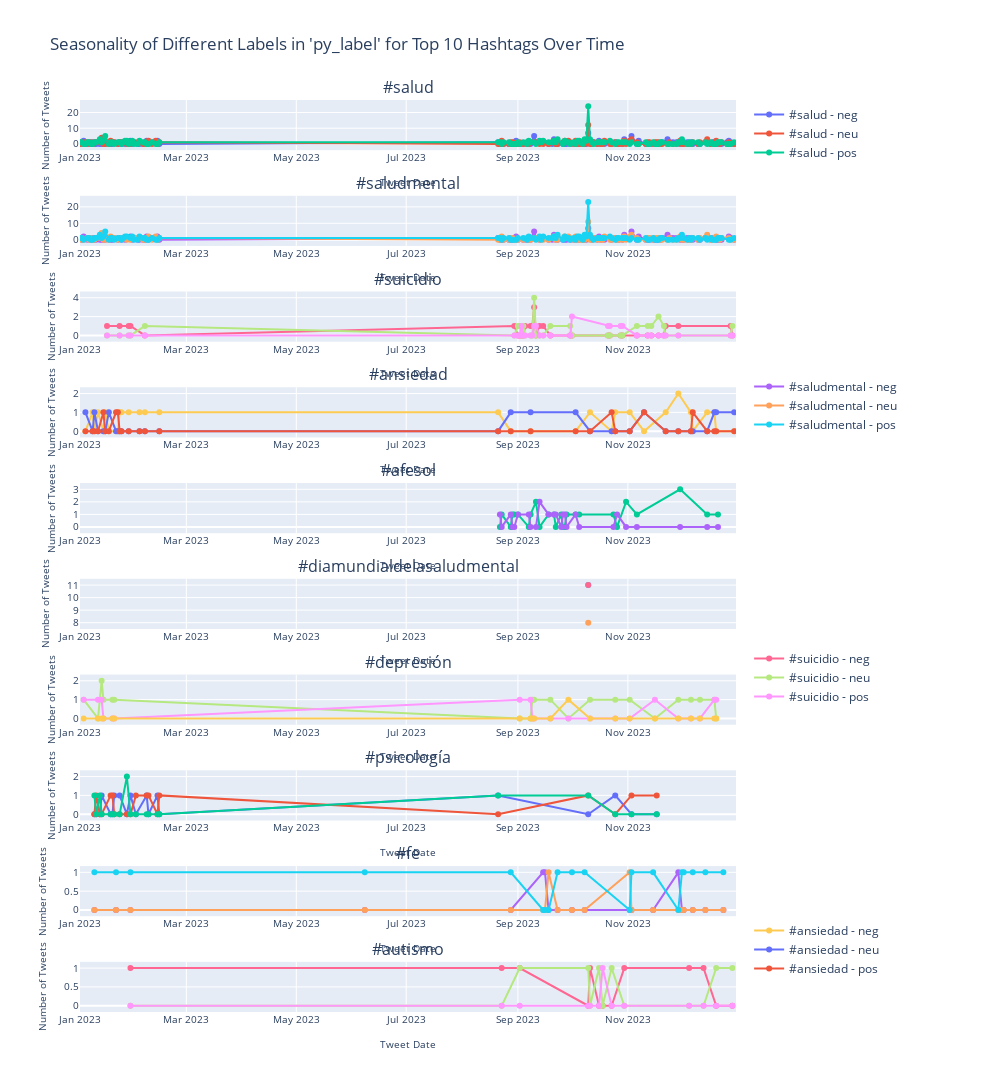

Here is the notebook cell this chart was saved with:
### Markdown cell above
## Top 10 Hashtags seasonality based on sentiment

### Code cell
# Create subplots
fig = make_subplots(rows=10, cols=1, subplot_titles=top_hashtags_list)

# Generate a plot for each of the top 10 hashtags
for i, hashtag in enumerate(top_hashtags_list):
    row = i + 1

    # Filter the DataFrame for the current hashtag
    hashtag_df = df_spanish[df_spanish['Combined_Hashtags'].str.contains(hashtag, na=False)]

    # Group by date and py_label, then unstack to get counts per label per day
    hashtag_label_counts = hashtag_df.groupby(['Tweet_Date_Only', 'py_label']).size().unstack(fill_value=0)

    # Add trace for each label
    for label in hashtag_label_counts.columns:
        fig.add_trace(
            go.Scatter(x=hashtag_label_counts.index, y=hashtag_label_counts[label], mode='lines+markers', name=f"{hashtag} - {label}", legendgroup=f'{i+1}'),
            row=row, col=1
        )


# Define the range for the x-axis to only span the year 2023
xaxis_range = ['2023-01-01', '2023-12-31']

# Update layout with smaller font sizes for axes
fig.update_layout(
    height=2700,
    width=1000,
    title_text="Seasonality of Different Labels in 'py_label' for Top 10 Hashtags Over Time",
    xaxis=dict(title_text="Tweet Date", title_font=dict(size=10), tickfont=dict(size=10)),
    yaxis=dict(title_text="Number of Tweets", title_font=dict(size=10), tickfont=dict(size=10)),
    legend_tracegroupgap=215
)

# Adjust xaxes and yaxes for all subplots and set the range for x-axis
for i in range(1, 11):
    fig.update_xaxes(title_text="Tweet Date", row=i, col=1, title_font=dict(size=10), tickfont=dict(size=10), range=xaxis_range)
    fig.update_yaxes(title_text="Number of Tweets", row=i, col=1, title_font=dict(size=10), tickfont=dict(size=10))

fig.show()

### Figure 1 — Plotly figure (JSON) as saved in the notebook; plotly's stock layout.template omitted (floating-point values rounded to 4 significant figures; data arrays with more than 128 entries replaced by an {"elided": "..."} marker saying what was removed)
{"data": [{"legendgroup": "1", "mode": "lines+markers", "name": "#salud - neg", "type": "scatter", "x": {"elided": "133 str values"}, "xaxis": "x", "y": {"elided": "133 int values"}, "yaxis": "y"}, {"legendgroup": "1", "mode": "lines+markers", "name": "#salud - neu", "type": "scatter", "x": {"elided": "133 str values"}, "xaxis": "x", "y": {"elided": "133 int values"}, "yaxis": "y"}, {"legendgroup": "1", "mode": "lines+markers", "name": "#salud - pos", "type": "scatter", "x": {"elided": "133 str values"}, "xaxis": "x", "y": {"elided": "133 int values"}, "yaxis": "y"}, {"legendgroup": "2", "mode": "lines+markers", "name": "#saludmental - neg", "type": "scatter", "x": {"elided": "129 str values"}, "xaxis": "x2", "y": {"elided": "129 int values"}, "yaxis": "y2"}, {"legendgroup": "2", "mode": "lines+markers", "name": "#saludmental - neu", "type": "scatter", "x": {"elided": "129 str values"}, "xaxis": "x2", "y": {"elided": "129 int values"}, "yaxis": "y2"}, {"legendgroup": "2", "mode": "lines+markers", "name": "#saludmental - pos", "type": "scatter", "x": {"elided": "129 str values"}, "xaxis": "x2", "y": {"elided": "129 int values"}, "yaxis": "y2"}, {"legendgroup": "3", "mode": "lines+markers", "name": "#suicidio - neg", "type": "scatter", "x": ["2023-01-16T00:00:00", "2023-01-23T00:00:00", "2023-01-28T00:00:00", "2023-01-29T00:00:00", "2023-02-06T00:00:00", "2023-08-30T00:00:00", "2023-09-01T00:00:00", "2023-09-02T00:00:00", "2023-09-03T00:00:00", "2023-09-04T00:00:00", "2023-09-05T00:00:00", "2023-09-08T00:00:00", "2023-09-09T00:00:00", "2023-09-10T00:00:00", "2023-09-11T00:00:00", "2023-09-13T00:00:00", "2023-09-15T00:00:00", "2023-09-19T00:00:00", "2023-09-30T00:00:00", "2023-10-01T00:00:00", "2023-10-21T00:00:00", "2023-10-22T00:00:00", "2023-10-28T00:00:00", "2023-10-29T00:00:00", "2023-11-06T00:00:00", "2023-11-12T00:00:00", "2023-11-14T00:00:00", "2023-11-18T00:00:00", "2023-11-21T00:00:00", "2023-11-22T00:00:00", "2023-11-29T00:00:00", "2023-12-28T00:00:00", "2023-12-29T00:00:00"], "xaxis": "x3", "y": [1, 1, 1, 1, 0, 1, 0, 0, 0, 0, 1, 1, 1, 3, 0, 1, 1, 0, 0, 0, 0, 0, 0, 0, 0, 0, 0, 0, 0, 1, 1, 1, 0], "yaxis": "y3"}, {"legendgroup": "3", "mode": "lines+markers", "name": "#suicidio - neu", "type": "scatter", "x": ["2023-01-16T00:00:00", "2023-01-23T00:00:00", "2023-01-28T00:00:00", "2023-01-29T00:00:00", "2023-02-06T00:00:00", "2023-08-30T00:00:00", "2023-09-01T00:00:00", "2023-09-02T00:00:00", "2023-09-03T00:00:00", "2023-09-04T00:00:00", "2023-09-05T00:00:00", "2023-09-08T00:00:00", "2023-09-09T00:00:00", "2023-09-10T00:00:00", "2023-09-11T00:00:00", "2023-09-13T00:00:00", "2023-09-15T00:00:00", "2023-09-19T00:00:00", "2023-09-30T00:00:00", "2023-10-01T00:00:00", "2023-10-21T00:00:00", "2023-10-22T00:00:00", "2023-10-28T00:00:00", "2023-10-29T00:00:00", "2023-11-06T00:00:00", "2023-11-12T00:00:00", "2023-11-14T00:00:00", "2023-11-18T00:00:00", "2023-11-21T00:00:00", "2023-11-22T00:00:00", "2023-11-29T00:00:00", "2023-12-28T00:00:00", "2023-12-29T00:00:00"], "xaxis": "x3", "y": [0, 0, 0, 0, 1, 0, 1, 1, 0, 1, 0, 0, 0, 4, 0, 0, 0, 1, 1, 0, 0, 0, 0, 0, 1, 1, 1, 2, 1, 0, 0, 0, 1], "yaxis": "y3"}, {"legendgroup": "3", "mode": "lines+markers", "name": "#suicidio - pos", "type": "scatter", "x": ["2023-01-16T00:00:00", "2023-01-23T00:00:00", "2023-01-28T00:00:00", "2023-01-29T00:00:00", "2023-02-06T00:00:00", "2023-08-30T00:00:00", "2023-09-01T00:00:00", "2023-09-02T00:00:00", "2023-09-03T00:00:00", "2023-09-04T00:00:00", "2023-09-05T00:00:00", "2023-09-08T00:00:00", "2023-09-09T00:00:00", "2023-09-10T00:00:00", "2023-09-11T00:00:00", "2023-09-13T00:00:00", "2023-09-15T00:00:00", "2023-09-19T00:00:00", "2023-09-30T00:00:00", "2023-10-01T00:00:00", "2023-10-21T00:00:00", "2023-10-22T00:00:00", "2023-10-28T00:00:00", "2023-10-29T00:00:00", "2023-11-06T00:00:00", "2023-11-12T00:00:00", "2023-11-14T00:00:00", "2023-11-18T00:00:00", "2023-11-21T00:00:00", "2023-11-22T00:00:00", "2023-11-29T00:00:00", "2023-12-28T00:00:00", "2023-12-29T00:00:00"], "xaxis": "x3", "y": [0, 0, 0, 0, 0, 0, 0, 0, 1, 0, 0, 0, 0, 1, 1, 0, 0, 0, 0, 2, 1, 1, 1, 1, 0, 0, 0, 0, 0, 0, 0, 0, 0], "yaxis": "y3"}, {"legendgroup": "4", "mode": "lines+markers", "name": "#ansiedad - neg", "type": "scatter", "x": ["2023-01-04T00:00:00", "2023-01-08T00:00:00", "2023-01-09T00:00:00", "2023-01-11T00:00:00", "2023-01-14T00:00:00", "2023-01-15T00:00:00", "2023-01-17T00:00:00", "2023-01-21T00:00:00", "2023-01-22T00:00:00", "2023-01-23T00:00:00", "2023-01-24T00:00:00", "2023-01-28T00:00:00", "2023-02-03T00:00:00", "2023-02-06T00:00:00", "2023-02-14T00:00:00", "2023-08-21T00:00:00", "2023-08-28T00:00:00", "2023-09-08T00:00:00", "2023-10-03T00:00:00", "2023-10-11T00:00:00", "2023-10-23T00:00:00", "2023-10-25T00:00:00", "2023-11-02T00:00:00", "2023-11-10T00:00:00", "2023-11-22T00:00:00", "2023-11-29T00:00:00", "2023-12-06T00:00:00", "2023-12-07T00:00:00", "2023-12-15T00:00:00", "2023-12-19T00:00:00", "2023-12-20T00:00:00", "2023-12-30T00:00:00"], "xaxis": "x4", "y": [0, 1, 0, 1, 0, 1, 0, 0, 0, 1, 1, 1, 1, 1, 1, 1, 0, 0, 0, 1, 0, 1, 1, 0, 1, 2, 1, 0, 1, 1, 0, 0], "yaxis": "y4"}, {"legendgroup": "4", "mode": "lines+markers", "name": "#ansiedad - neu", "type": "scatter", "x": ["2023-01-04T00:00:00", "2023-01-08T00:00:00", "2023-01-09T00:00:00", "2023-01-11T00:00:00", "2023-01-14T00:00:00", "2023-01-15T00:00:00", "2023-01-17T00:00:00", "2023-01-21T00:00:00", "2023-01-22T00:00:00", "2023-01-23T00:00:00", "2023-01-24T00:00:00", "2023-01-28T00:00:00", "2023-02-03T00:00:00", "2023-02-06T00:00:00", "2023-02-14T00:00:00", "2023-08-21T00:00:00", "2023-08-28T00:00:00", "2023-09-08T00:00:00", "2023-10-03T00:00:00", "2023-10-11T00:00:00", "2023-10-23T00:00:00", "2023-10-25T00:00:00", "2023-11-02T00:00:00", "2023-11-10T00:00:00", "2023-11-22T00:00:00", "2023-11-29T00:00:00", "2023-12-06T00:00:00", "2023-12-07T00:00:00", "2023-12-15T00:00:00", "2023-12-19T00:00:00", "2023-12-20T00:00:00", "2023-12-30T00:00:00"], "xaxis": "x4", "y": [1, 0, 1, 0, 0, 0, 1, 0, 0, 0, 0, 0, 0, 0, 0, 0, 1, 1, 1, 0, 0, 0, 0, 1, 0, 0, 0, 0, 0, 1, 1, 1], "yaxis": "y4"}, {"legendgroup": "4", "mode": "lines+markers", "name": "#ansiedad - pos", "type": "scatter", "x": ["2023-01-04T00:00:00", "2023-01-08T00:00:00", "2023-01-09T00:00:00", "2023-01-11T00:00:00", "2023-01-14T00:00:00", "2023-01-15T00:00:00", "2023-01-17T00:00:00", "2023-01-21T00:00:00", "2023-01-22T00:00:00", "2023-01-23T00:00:00", "2023-01-24T00:00:00", "2023-01-28T00:00:00", "2023-02-03T00:00:00", "2023-02-06T00:00:00", "2023-02-14T00:00:00", "2023-08-21T00:00:00", "2023-08-28T00:00:00", "2023-09-08T00:00:00", "2023-10-03T00:00:00", "2023-10-11T00:00:00", "2023-10-23T00:00:00", "2023-10-25T00:00:00", "2023-11-02T00:00:00", "2023-11-10T00:00:00", "2023-11-22T00:00:00", "2023-11-29T00:00:00", "2023-12-06T00:00:00", "2023-12-07T00:00:00", "2023-12-15T00:00:00", "2023-12-19T00:00:00", "2023-12-20T00:00:00", "2023-12-30T00:00:00"], "xaxis": "x4", "y": [0, 0, 0, 0, 1, 0, 0, 1, 1, 0, 0, 0, 0, 0, 0, 0, 0, 0, 0, 0, 1, 0, 0, 1, 0, 0, 0, 1, 0, 0, 0, 0], "yaxis": "y4"}, {"legendgroup": "5", "mode": "lines+markers", "name": "#afesol - neu", "type": "scatter", "x": ["2023-08-22T00:00:00", "2023-08-23T00:00:00", "2023-08-28T00:00:00", "2023-08-29T00:00:00", "2023-08-30T00:00:00", "2023-09-01T00:00:00", "2023-09-07T00:00:00", "2023-09-08T00:00:00", "2023-09-11T00:00:00", "2023-09-13T00:00:00", "2023-09-18T00:00:00", "2023-09-21T00:00:00", "2023-09-22T00:00:00", "2023-09-25T00:00:00", "2023-09-26T00:00:00", "2023-09-27T00:00:00", "2023-09-28T00:00:00", "2023-10-03T00:00:00", "2023-10-05T00:00:00", "2023-10-24T00:00:00", "2023-10-26T00:00:00", "2023-10-31T00:00:00", "2023-11-06T00:00:00", "2023-11-30T00:00:00", "2023-12-15T00:00:00", "2023-12-21T00:00:00"], "xaxis": "x5", "y": [0, 1, 0, 1, 1, 1, 0, 1, 2, 0, 1, 1, 0, 1, 0, 0, 1, 1, 1, 1, 0, 2, 1, 3, 1, 1], "yaxis": "y5"}, {"legendgroup": "5", "mode": "lines+markers", "name": "#afesol - pos", "type": "scatter", "x": ["2023-08-22T00:00:00", "2023-08-23T00:00:00", "2023-08-28T00:00:00", "2023-08-29T00:00:00", "2023-08-30T00:00:00", "2023-09-01T00:00:00", "2023-09-07T00:00:00", "2023-09-08T00:00:00", "2023-09-11T00:00:00", "2023-09-13T00:00:00", "2023-09-18T00:00:00", "2023-09-21T00:00:00", "2023-09-22T00:00:00", "2023-09-25T00:00:00", "2023-09-26T00:00:00", "2023-09-27T00:00:00", "2023-09-28T00:00:00", "2023-10-03T00:00:00", "2023-10-05T00:00:00", "2023-10-24T00:00:00", "2023-10-26T00:00:00", "2023-10-31T00:00:00", "2023-11-06T00:00:00", "2023-11-30T00:00:00", "2023-12-15T00:00:00", "2023-12-21T00:00:00"], "xaxis": "x5", "y": [1, 0, 1, 0, 0, 1, 1, 0, 0, 2, 1, 1, 1, 0, 1, 1, 0, 1, 0, 0, 1, 0, 0, 0, 0, 0], "yaxis": "y5"}, {"legendgroup": "6", "mode": "lines+markers", "name": "#diamundialdelasaludmental - neg", "type": "scatter", "x": ["2023-10-10T00:00:00"], "xaxis": "x6", "y": [8], "yaxis": "y6"}, {"legendgroup": "6", "mode": "lines+markers", "name": "#diamundialdelasaludmental - neu", "type": "scatter", "x": ["2023-10-10T00:00:00"], "xaxis": "x6", "y": [11], "yaxis": "y6"}, {"legendgroup": "6", "mode": "lines+markers", "name": "#diamundialdelasaludmental - pos", "type": "scatter", "x": ["2023-10-10T00:00:00"], "xaxis": "x6", "y": [11], "yaxis": "y6"}, {"legendgroup": "7", "mode": "lines+markers", "name": "#depresión - neg", "type": "scatter", "x": ["2023-01-03T00:00:00", "2023-01-11T00:00:00", "2023-01-13T00:00:00", "2023-01-14T00:00:00", "2023-01-19T00:00:00", "2023-01-20T00:00:00", "2023-09-02T00:00:00", "2023-09-08T00:00:00", "2023-09-09T00:00:00", "2023-09-10T00:00:00", "2023-09-19T00:00:00", "2023-09-29T00:00:00", "2023-10-11T00:00:00", "2023-10-25T00:00:00", "2023-11-02T00:00:00", "2023-11-16T00:00:00", "2023-11-29T00:00:00", "2023-12-06T00:00:00", "2023-12-11T00:00:00", "2023-12-19T00:00:00", "2023-12-20T00:00:00"], "xaxis": "x7", "y": [1, 0, 2, 1, 1, 1, 0, 0, 1, 1, 1, 0, 1, 1, 1, 0, 1, 1, 1, 1, 0], "yaxis": "y7"}, {"legendgroup": "7", "mode": "lines+markers", "name": "#depresión - neu", "type": "scatter", "x": ["2023-01-03T00:00:00", "2023-01-11T00:00:00", "2023-01-13T00:00:00", "2023-01-14T00:00:00", "2023-01-19T00:00:00", "2023-01-20T00:00:00", "2023-09-02T00:00:00", "2023-09-08T00:00:00", "2023-09-09T00:00:00", "2023-09-10T00:00:00", "2023-09-19T00:00:00", "2023-09-29T00:00:00", "2023-10-11T00:00:00", "2023-10-25T00:00:00", "2023-11-02T00:00:00", "2023-11-16T00:00:00", "2023-11-29T00:00:00", "2023-12-06T00:00:00", "2023-12-11T00:00:00", "2023-12-19T00:00:00", "2023-12-20T00:00:00"], "xaxis": "x7", "y": [1, 1, 1, 0, 0, 0, 1, 1, 0, 0, 0, 0, 0, 0, 0, 1, 0, 0, 0, 1, 1], "yaxis": "y7"}, {"legendgroup": "7", "mode": "lines+markers", "name": "#depresión - pos", "type": "scatter", "x": ["2023-01-03T00:00:00", "2023-01-11T00:00:00", "2023-01-13T00:00:00", "2023-01-14T00:00:00", "2023-01-19T00:00:00", "2023-01-20T00:00:00", "2023-09-02T00:00:00", "2023-09-08T00:00:00", "2023-09-09T00:00:00", "2023-09-10T00:00:00", "2023-09-19T00:00:00", "2023-09-29T00:00:00", "2023-10-11T00:00:00", "2023-10-25T00:00:00", "2023-11-02T00:00:00", "2023-11-16T00:00:00", "2023-11-29T00:00:00", "2023-12-06T00:00:00", "2023-12-11T00:00:00", "2023-12-19T00:00:00", "2023-12-20T00:00:00"], "xaxis": "x7", "y": [0, 0, 0, 0, 0, 0, 0, 0, 0, 0, 0, 1, 0, 0, 0, 0, 0, 0, 0, 0, 0], "yaxis": "y7"}, {"legendgroup": "8", "mode": "lines+markers", "name": "#psicología - neg", "type": "scatter", "x": ["2023-01-09T00:00:00", "2023-01-10T00:00:00", "2023-01-12T00:00:00", "2023-01-13T00:00:00", "2023-01-18T00:00:00", "2023-01-19T00:00:00", "2023-01-20T00:00:00", "2023-01-23T00:00:00", "2023-01-27T00:00:00", "2023-01-29T00:00:00", "2023-02-01T00:00:00", "2023-02-07T00:00:00", "2023-02-08T00:00:00", "2023-02-13T00:00:00", "2023-02-14T00:00:00", "2023-08-21T00:00:00", "2023-10-10T00:00:00", "2023-10-25T00:00:00", "2023-11-03T00:00:00", "2023-11-17T00:00:00"], "xaxis": "x8", "y": [0, 0, 0, 1, 0, 0, 1, 1, 0, 1, 0, 1, 0, 1, 0, 1, 0, 1, 0, 0], "yaxis": "y8"}, {"legendgroup": "8", "mode": "lines+markers", "name": "#psicología - neu", "type": "scatter", "x": ["2023-01-09T00:00:00", "2023-01-10T00:00:00", "2023-01-12T00:00:00", "2023-01-13T00:00:00", "2023-01-18T00:00:00", "2023-01-19T00:00:00", "2023-01-20T00:00:00", "2023-01-23T00:00:00", "2023-01-27T00:00:00", "2023-01-29T00:00:00", "2023-02-01T00:00:00", "2023-02-07T00:00:00", "2023-02-08T00:00:00", "2023-02-13T00:00:00", "2023-02-14T00:00:00", "2023-08-21T00:00:00", "2023-10-10T00:00:00", "2023-10-25T00:00:00", "2023-11-03T00:00:00", "2023-11-17T00:00:00"], "xaxis": "x8", "y": [0, 1, 0, 0, 1, 1, 0, 0, 0, 0, 1, 1, 1, 0, 1, 0, 1, 0, 1, 1], "yaxis": "y8"}, {"legendgroup": "8", "mode": "lines+markers", "name": "#psicología - pos", "type": "scatter", "x": ["2023-01-09T00:00:00", "2023-01-10T00:00:00", "2023-01-12T00:00:00", "2023-01-13T00:00:00", "2023-01-18T00:00:00", "2023-01-19T00:00:00", "2023-01-20T00:00:00", "2023-01-23T00:00:00", "2023-01-27T00:00:00", "2023-01-29T00:00:00", "2023-02-01T00:00:00", "2023-02-07T00:00:00", "2023-02-08T00:00:00", "2023-02-13T00:00:00", "2023-02-14T00:00:00", "2023-08-21T00:00:00", "2023-10-10T00:00:00", "2023-10-25T00:00:00", "2023-11-03T00:00:00", "2023-11-17T00:00:00"], "xaxis": "x8", "y": [1, 0, 1, 0, 0, 0, 0, 0, 2, 0, 0, 0, 0, 0, 0, 1, 1, 0, 0, 0], "yaxis": "y8"}, {"legendgroup": "9", "mode": "lines+markers", "name": "#fe - neg", "type": "scatter", "x": ["2023-01-09T00:00:00", "2023-01-21T00:00:00", "2023-01-29T00:00:00", "2023-06-08T00:00:00", "2023-08-28T00:00:00", "2023-09-15T00:00:00", "2023-09-16T00:00:00", "2023-09-18T00:00:00", "2023-09-23T00:00:00", "2023-10-01T00:00:00", "2023-10-08T00:00:00", "2023-11-02T00:00:00", "2023-11-03T00:00:00", "2023-11-15T00:00:00", "2023-11-29T00:00:00", "2023-12-01T00:00:00", "2023-12-02T00:00:00", "2023-12-07T00:00:00", "2023-12-14T00:00:00", "2023-12-24T00:00:00"], "xaxis": "x9", "y": [0, 0, 0, 0, 0, 1, 1, 0, 0, 0, 0, 0, 0, 0, 1, 0, 0, 0, 0, 0], "yaxis": "y9"}, {"legendgroup": "9", "mode": "lines+markers", "name": "#fe - neu", "type": "scatter", "x": ["2023-01-09T00:00:00", "2023-01-21T00:00:00", "2023-01-29T00:00:00", "2023-06-08T00:00:00", "2023-08-28T00:00:00", "2023-09-15T00:00:00", "2023-09-16T00:00:00", "2023-09-18T00:00:00", "2023-09-23T00:00:00", "2023-10-01T00:00:00", "2023-10-08T00:00:00", "2023-11-02T00:00:00", "2023-11-03T00:00:00", "2023-11-15T00:00:00", "2023-11-29T00:00:00", "2023-12-01T00:00:00", "2023-12-02T00:00:00", "2023-12-07T00:00:00", "2023-12-14T00:00:00", "2023-12-24T00:00:00"], "xaxis": "x9", "y": [0, 0, 0, 0, 0, 0, 0, 1, 0, 0, 0, 1, 0, 0, 0, 0, 0, 0, 0, 0], "yaxis": "y9"}, {"legendgroup": "9", "mode": "lines+markers", "name": "#fe - pos", "type": "scatter", "x": ["2023-01-09T00:00:00", "2023-01-21T00:00:00", "2023-01-29T00:00:00", "2023-06-08T00:00:00", "2023-08-28T00:00:00", "2023-09-15T00:00:00", "2023-09-16T00:00:00", "2023-09-18T00:00:00", "2023-09-23T00:00:00", "2023-10-01T00:00:00", "2023-10-08T00:00:00", "2023-11-02T00:00:00", "2023-11-03T00:00:00", "2023-11-15T00:00:00", "2023-11-29T00:00:00", "2023-12-01T00:00:00", "2023-12-02T00:00:00", "2023-12-07T00:00:00", "2023-12-14T00:00:00", "2023-12-24T00:00:00"], "xaxis": "x9", "y": [1, 1, 1, 1, 1, 0, 0, 0, 1, 1, 1, 0, 1, 1, 0, 1, 1, 1, 1, 1], "yaxis": "y9"}, {"legendgroup": "10", "mode": "lines+markers", "name": "#autismo - neg", "type": "scatter", "x": ["2023-01-29T00:00:00", "2023-08-23T00:00:00", "2023-09-02T00:00:00", "2023-10-10T00:00:00", "2023-10-11T00:00:00", "2023-10-16T00:00:00", "2023-10-18T00:00:00", "2023-10-23T00:00:00", "2023-10-30T00:00:00", "2023-12-05T00:00:00", "2023-12-13T00:00:00", "2023-12-20T00:00:00", "2023-12-29T00:00:00"], "xaxis": "x10", "y": [1, 1, 1, 0, 1, 0, 0, 0, 1, 1, 1, 0, 0], "yaxis": "y10"}, {"legendgroup": "10", "mode": "lines+markers", "name": "#autismo - neu", "type": "scatter", "x": ["2023-01-29T00:00:00", "2023-08-23T00:00:00", "2023-09-02T00:00:00", "2023-10-10T00:00:00", "2023-10-11T00:00:00", "2023-10-16T00:00:00", "2023-10-18T00:00:00", "2023-10-23T00:00:00", "2023-10-30T00:00:00", "2023-12-05T00:00:00", "2023-12-13T00:00:00", "2023-12-20T00:00:00", "2023-12-29T00:00:00"], "xaxis": "x10", "y": [0, 0, 1, 1, 0, 1, 0, 1, 0, 0, 0, 1, 1], "yaxis": "y10"}, {"legendgroup": "10", "mode": "lines+markers", "name": "#autismo - pos", "type": "scatter", "x": ["2023-01-29T00:00:00", "2023-08-23T00:00:00", "2023-09-02T00:00:00", "2023-10-10T00:00:00", "2023-10-11T00:00:00", "2023-10-16T00:00:00", "2023-10-18T00:00:00", "2023-10-23T00:00:00", "2023-10-30T00:00:00", "2023-12-05T00:00:00", "2023-12-13T00:00:00", "2023-12-20T00:00:00", "2023-12-29T00:00:00"], "xaxis": "x10", "y": [0, 0, 0, 0, 0, 0, 1, 0, 0, 0, 0, 0, 0], "yaxis": "y10"}], "layout": {"annotations": [{"font": {"size": 16}, "showarrow": false, "text": "#salud", "x": 0.5, "xanchor": "center", "xref": "paper", "y": 1, "yanchor": "bottom", "yref": "paper"}, {"font": {"size": 16}, "showarrow": false, "text": "#saludmental", "x": 0.5, "xanchor": "center", "xref": "paper", "y": 0.895, "yanchor": "bottom", "yref": "paper"}, {"font": {"size": 16}, "showarrow": false, "text": "#suicidio", "x": 0.5, "xanchor": "center", "xref": "paper", "y": 0.79, "yanchor": "bottom", "yref": "paper"}, {"font": {"size": 16}, "showarrow": false, "text": "#ansiedad", "x": 0.5, "xanchor": "center", "xref": "paper", "y": 0.685, "yanchor": "bottom", "yref": "paper"}, {"font": {"size": 16}, "showarrow": false, "text": "#afesol", "x": 0.5, "xanchor": "center", "xref": "paper", "y": 0.58, "yanchor": "bottom", "yref": "paper"}, {"font": {"size": 16}, "showarrow": false, "text": "#diamundialdelasaludmental", "x": 0.5, "xanchor": "center", "xref": "paper", "y": 0.475, "yanchor": "bottom", "yref": "paper"}, {"font": {"size": 16}, "showarrow": false, "text": "#depresión", "x": 0.5, "xanchor": "center", "xref": "paper", "y": 0.37, "yanchor": "bottom", "yref": "paper"}, {"font": {"size": 16}, "showarrow": false, "text": "#psicología", "x": 0.5, "xanchor": "center", "xref": "paper", "y": 0.265, "yanchor": "bottom", "yref": "paper"}, {"font": {"size": 16}, "showarrow": false, "text": "#fe", "x": 0.5, "xanchor": "center", "xref": "paper", "y": 0.16, "yanchor": "bottom", "yref": "paper"}, {"font": {"size": 16}, "showarrow": false, "text": "#autismo", "x": 0.5, "xanchor": "center", "xref": "paper", "y": 0.055, "yanchor": "bottom", "yref": "paper"}], "height": 2700, "legend": {"tracegroupgap": 215}, "title": {"text": "Seasonality of Different Labels in 'py_label' for Top 10 Hashtags Over Time"}, "width": 1000, "xaxis": {"anchor": "y", "domain": [0, 1], "range": ["2023-01-01", "2023-12-31"], "tickfont": {"size": 10}, "title": {"font": {"size": 10}, "text": "Tweet Date"}}, "xaxis10": {"anchor": "y10", "domain": [0, 1], "range": ["2023-01-01", "2023-12-31"], "tickfont": {"size": 10}, "title": {"font": {"size": 10}, "text": "Tweet Date"}}, "xaxis2": {"anchor": "y2", "domain": [0, 1], "range": ["2023-01-01", "2023-12-31"], "tickfont": {"size": 10}, "title": {"font": {"size": 10}, "text": "Tweet Date"}}, "xaxis3": {"anchor": "y3", "domain": [0, 1], "range": ["2023-01-01", "2023-12-31"], "tickfont": {"size": 10}, "title": {"font": {"size": 10}, "text": "Tweet Date"}}, "xaxis4": {"anchor": "y4", "domain": [0, 1], "range": ["2023-01-01", "2023-12-31"], "tickfont": {"size": 10}, "title": {"font": {"size": 10}, "text": "Tweet Date"}}, "xaxis5": {"anchor": "y5", "domain": [0, 1], "range": ["2023-01-01", "2023-12-31"], "tickfont": {"size": 10}, "title": {"font": {"size": 10}, "text": "Tweet Date"}}, "xaxis6": {"anchor": "y6", "domain": [0, 1], "range": ["2023-01-01", "2023-12-31"], "tickfont": {"size": 10}, "title": {"font": {"size": 10}, "text": "Tweet Date"}}, "xaxis7": {"anchor": "y7", "domain": [0, 1], "range": ["2023-01-01", "2023-12-31"], "tickfont": {"size": 10}, "title": {"font": {"size": 10}, "text": "Tweet Date"}}, "xaxis8": {"anchor": "y8", "domain": [0, 1], "range": ["2023-01-01", "2023-12-31"], "tickfont": {"size": 10}, "title": {"font": {"size": 10}, "text": "Tweet Date"}}, "xaxis9": {"anchor": "y9", "domain": [0, 1], "range": ["2023-01-01", "2023-12-31"], "tickfont": {"size": 10}, "title": {"font": {"size": 10}, "text": "Tweet Date"}}, "yaxis": {"anchor": "x", "domain": [0.945, 1], "tickfont": {"size": 10}, "title": {"font": {"size": 10}, "text": "Number of Tweets"}}, "yaxis10": {"anchor": "x10", "domain": [0, 0.055], "tickfont": {"size": 10}, "title": {"font": {"size": 10}, "text": "Number of Tweets"}}, "yaxis2": {"anchor": "x2", "domain": [0.84, 0.895], "tickfont": {"size": 10}, "title": {"font": {"size": 10}, "text": "Number of Tweets"}}, "yaxis3": {"anchor": "x3", "domain": [0.735, 0.79], "tickfont": {"size": 10}, "title": {"font": {"size": 10}, "text": "Number of Tweets"}}, "yaxis4": {"anchor": "x4", "domain": [0.63, 0.685], "tickfont": {"size": 10}, "title": {"font": {"size": 10}, "text": "Number of Tweets"}}, "yaxis5": {"anchor": "x5", "domain": [0.525, 0.58], "tickfont": {"size": 10}, "title": {"font": {"size": 10}, "text": "Number of Tweets"}}, "yaxis6": {"anchor": "x6", "domain": [0.42, 0.475], "tickfont": {"size": 10}, "title": {"font": {"size": 10}, "text": "Number of Tweets"}}, "yaxis7": {"anchor": "x7", "domain": [0.315, 0.37], "tickfont": {"size": 10}, "title": {"font": {"size": 10}, "text": "Number of Tweets"}}, "yaxis8": {"anchor": "x8", "domain": [0.21, 0.265], "tickfont": {"size": 10}, "title": {"font": {"size": 10}, "text": "Number of Tweets"}}, "yaxis9": {"anchor": "x9", "domain": [0.105, 0.16], "tickfont": {"size": 10}, "title": {"font": {"size": 10}, "text": "Number of Tweets"}}}}
